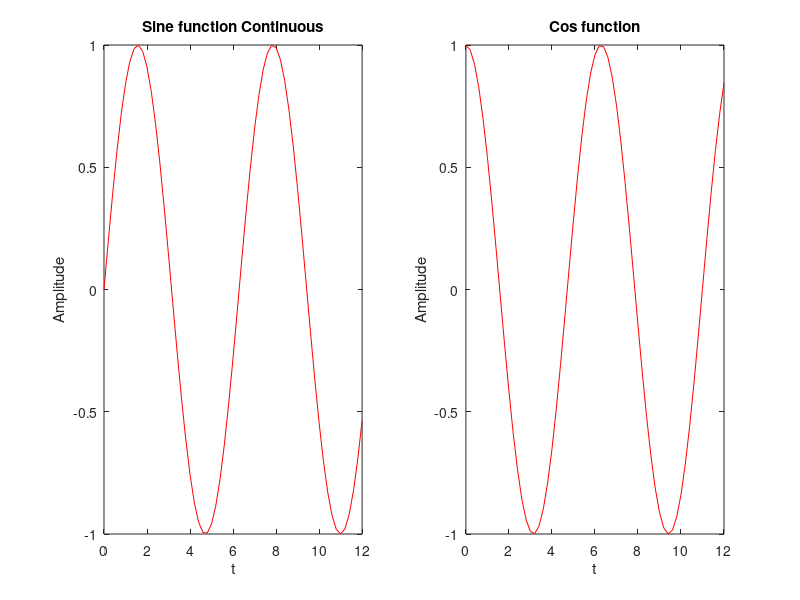

Write the MATLAB code that produced this figure.
figure ('Name','Sine and Cosine Continuous Signals','NumberTitle','off')

n = 12;
t = 0:0.2:n;
subplot(1,2,1);
y = sin(t);
plot(t,y,'r');
ylabel('Amplitude');
xlabel('t');
title('Sine function Continuous');


t = 0:0.2:n;
subplot(1,2,2);
y = cos(t);
plot(t,y,'r');
ylabel('Amplitude');
xlabel('t');
title('Cos function');